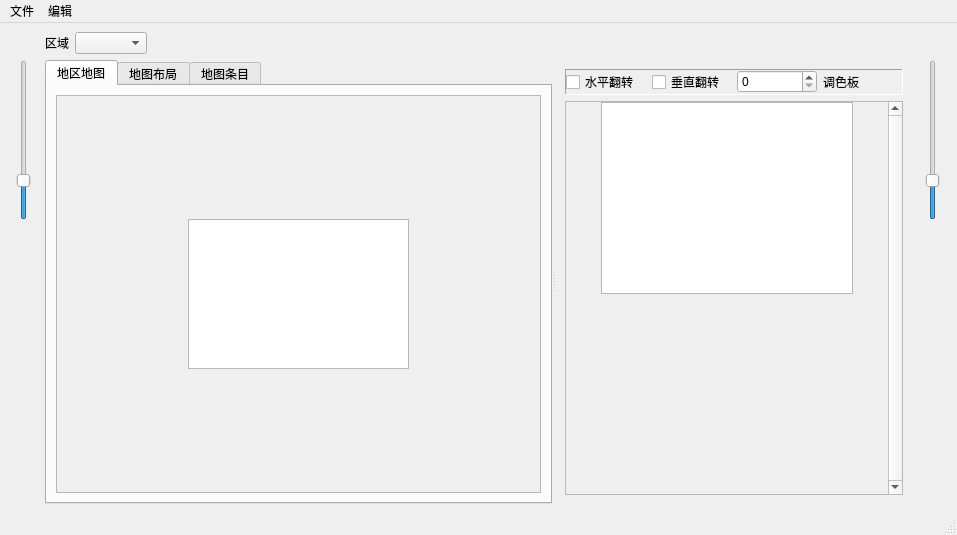
<?xml version="1.0" encoding="UTF-8"?>
<ui version="4.0">
 <class>RegionMapEditor</class>
 <widget class="QMainWindow" name="RegionMapEditor">
  <property name="geometry">
   <rect>
    <x>0</x>
    <y>0</y>
    <width>957</width>
    <height>535</height>
   </rect>
  </property>
  <property name="windowTitle">
   <string>地区地图编辑器</string>
  </property>
  <widget class="QWidget" name="centralWidget">
   <layout class="QGridLayout" name="gridLayout">
    <item row="0" column="1">
     <widget class="QFrame" name="frame_regionSelector">
      <property name="frameShape">
       <enum>QFrame::Shape::NoFrame</enum>
      </property>
      <property name="frameShadow">
       <enum>QFrame::Shadow::Plain</enum>
      </property>
      <layout class="QHBoxLayout" name="horizontalLayout">
       <property name="leftMargin">
        <number>0</number>
       </property>
       <property name="topMargin">
        <number>0</number>
       </property>
       <property name="rightMargin">
        <number>0</number>
       </property>
       <property name="bottomMargin">
        <number>0</number>
       </property>
       <item>
        <widget class="QLabel" name="label">
         <property name="text">
          <string>区域</string>
         </property>
        </widget>
       </item>
       <item>
        <widget class="QComboBox" name="comboBox_regionSelector">
         <property name="sizeAdjustPolicy">
          <enum>QComboBox::SizeAdjustPolicy::AdjustToContents</enum>
         </property>
        </widget>
       </item>
       <item>
        <spacer name="horizontalSpacer">
         <property name="orientation">
          <enum>Qt::Orientation::Horizontal</enum>
         </property>
         <property name="sizeHint" stdset="0">
          <size>
           <width>169</width>
           <height>20</height>
          </size>
         </property>
        </spacer>
       </item>
      </layout>
     </widget>
    </item>
    <item row="1" column="0">
     <layout class="QVBoxLayout" name="verticalLayout_2">
      <item>
       <widget class="QSlider" name="verticalSlider_Zoom_Map_Image">
        <property name="minimumSize">
         <size>
          <width>30</width>
          <height>50</height>
         </size>
        </property>
        <property name="maximumSize">
         <size>
          <width>30</width>
          <height>160</height>
         </size>
        </property>
        <property name="focusPolicy">
         <enum>Qt::FocusPolicy::StrongFocus</enum>
        </property>
        <property name="minimum">
         <number>10</number>
        </property>
        <property name="maximum">
         <number>100</number>
        </property>
        <property name="value">
         <number>30</number>
        </property>
        <property name="orientation">
         <enum>Qt::Orientation::Vertical</enum>
        </property>
        <property name="tickPosition">
         <enum>QSlider::TickPosition::NoTicks</enum>
        </property>
        <property name="tickInterval">
         <number>1</number>
        </property>
       </widget>
      </item>
      <item>
       <spacer name="verticalSpacer_2">
        <property name="orientation">
         <enum>Qt::Orientation::Vertical</enum>
        </property>
        <property name="sizeHint" stdset="0">
         <size>
          <width>20</width>
          <height>40</height>
         </size>
        </property>
       </spacer>
      </item>
     </layout>
    </item>
    <item row="1" column="1">
     <widget class="QSplitter" name="splitter">
      <property name="orientation">
       <enum>Qt::Orientation::Horizontal</enum>
      </property>
      <property name="childrenCollapsible">
       <bool>false</bool>
      </property>
      <widget class="QTabWidget" name="tabWidget_Region_Map">
       <property name="minimumSize">
        <size>
         <width>393</width>
         <height>251</height>
        </size>
       </property>
       <property name="currentIndex">
        <number>0</number>
       </property>
       <widget class="QWidget" name="tab_RM_BkgImg">
        <attribute name="title">
         <string>地区地图</string>
        </attribute>
        <layout class="QGridLayout" name="gridLayout_2">
         <item row="0" column="0">
          <widget class="QScrollArea" name="scrollArea_RM_BkgImg">
           <property name="sizePolicy">
            <sizepolicy hsizetype="Expanding" vsizetype="Expanding">
             <horstretch>1</horstretch>
             <verstretch>1</verstretch>
            </sizepolicy>
           </property>
           <property name="widgetResizable">
            <bool>true</bool>
           </property>
           <widget class="QWidget" name="scrollAreaWidgetContents_8">
            <property name="geometry">
             <rect>
              <x>0</x>
              <y>0</y>
              <width>466</width>
              <height>336</height>
             </rect>
            </property>
            <layout class="QGridLayout" name="gridLayout_18">
             <property name="leftMargin">
              <number>0</number>
             </property>
             <property name="topMargin">
              <number>0</number>
             </property>
             <property name="rightMargin">
              <number>0</number>
             </property>
             <property name="bottomMargin">
              <number>0</number>
             </property>
             <property name="spacing">
              <number>0</number>
             </property>
             <item row="1" column="2">
              <spacer name="horizontalSpacer_RMBI_East">
               <property name="orientation">
                <enum>Qt::Orientation::Horizontal</enum>
               </property>
               <property name="sizeHint" stdset="0">
                <size>
                 <width>166</width>
                 <height>16</height>
                </size>
               </property>
              </spacer>
             </item>
             <item row="1" column="1">
              <widget class="QGraphicsView" name="graphicsView_Region_Map_BkgImg">
               <property name="sizePolicy">
                <sizepolicy hsizetype="Expanding" vsizetype="Expanding">
                 <horstretch>0</horstretch>
                 <verstretch>0</verstretch>
                </sizepolicy>
               </property>
               <property name="mouseTracking">
                <bool>false</bool>
               </property>
               <property name="autoFillBackground">
                <bool>false</bool>
               </property>
               <property name="sizeAdjustPolicy">
                <enum>QAbstractScrollArea::SizeAdjustPolicy::AdjustIgnored</enum>
               </property>
               <property name="dragMode">
                <enum>QGraphicsView::DragMode::NoDrag</enum>
               </property>
              </widget>
             </item>
             <item row="0" column="1">
              <spacer name="verticalSpacer_RMBI_North">
               <property name="orientation">
                <enum>Qt::Orientation::Vertical</enum>
               </property>
               <property name="sizeHint" stdset="0">
                <size>
                 <width>16</width>
                 <height>166</height>
                </size>
               </property>
              </spacer>
             </item>
             <item row="2" column="1">
              <spacer name="verticalSpacer_RMBI_South">
               <property name="orientation">
                <enum>Qt::Orientation::Vertical</enum>
               </property>
               <property name="sizeHint" stdset="0">
                <size>
                 <width>16</width>
                 <height>166</height>
                </size>
               </property>
              </spacer>
             </item>
             <item row="1" column="0">
              <spacer name="horizontalSpacer_RMBI_West">
               <property name="orientation">
                <enum>Qt::Orientation::Horizontal</enum>
               </property>
               <property name="sizeHint" stdset="0">
                <size>
                 <width>166</width>
                 <height>16</height>
                </size>
               </property>
              </spacer>
             </item>
            </layout>
           </widget>
          </widget>
         </item>
        </layout>
       </widget>
       <widget class="QWidget" name="tab_RM_Layout">
        <attribute name="title">
         <string>地图布局</string>
        </attribute>
        <layout class="QGridLayout" name="gridLayout_3">
         <item row="0" column="0">
          <widget class="QScrollArea" name="scrollArea_RM_Layout">
           <property name="sizePolicy">
            <sizepolicy hsizetype="Expanding" vsizetype="Expanding">
             <horstretch>1</horstretch>
             <verstretch>0</verstretch>
            </sizepolicy>
           </property>
           <property name="widgetResizable">
            <bool>true</bool>
           </property>
           <widget class="QWidget" name="scrollAreaWidgetContents_9">
            <property name="geometry">
             <rect>
              <x>0</x>
              <y>0</y>
              <width>466</width>
              <height>336</height>
             </rect>
            </property>
            <layout class="QGridLayout" name="gridLayout_19">
             <property name="leftMargin">
              <number>0</number>
             </property>
             <property name="topMargin">
              <number>0</number>
             </property>
             <property name="rightMargin">
              <number>0</number>
             </property>
             <property name="bottomMargin">
              <number>0</number>
             </property>
             <property name="spacing">
              <number>0</number>
             </property>
             <item row="1" column="1">
              <widget class="QGraphicsView" name="graphicsView_Region_Map_Layout">
               <property name="sizePolicy">
                <sizepolicy hsizetype="Expanding" vsizetype="Expanding">
                 <horstretch>0</horstretch>
                 <verstretch>0</verstretch>
                </sizepolicy>
               </property>
               <property name="mouseTracking">
                <bool>false</bool>
               </property>
               <property name="autoFillBackground">
                <bool>false</bool>
               </property>
               <property name="sizeAdjustPolicy">
                <enum>QAbstractScrollArea::SizeAdjustPolicy::AdjustIgnored</enum>
               </property>
               <property name="dragMode">
                <enum>QGraphicsView::DragMode::NoDrag</enum>
               </property>
              </widget>
             </item>
             <item row="1" column="0">
              <spacer name="horizontalSpacer_RML_West">
               <property name="orientation">
                <enum>Qt::Orientation::Horizontal</enum>
               </property>
               <property name="sizeHint" stdset="0">
                <size>
                 <width>166</width>
                 <height>16</height>
                </size>
               </property>
              </spacer>
             </item>
             <item row="2" column="1">
              <spacer name="verticalSpacer_RML_South">
               <property name="orientation">
                <enum>Qt::Orientation::Vertical</enum>
               </property>
               <property name="sizeHint" stdset="0">
                <size>
                 <width>16</width>
                 <height>166</height>
                </size>
               </property>
              </spacer>
             </item>
             <item row="1" column="2">
              <spacer name="horizontalSpacer_RML_East">
               <property name="orientation">
                <enum>Qt::Orientation::Horizontal</enum>
               </property>
               <property name="sizeHint" stdset="0">
                <size>
                 <width>166</width>
                 <height>16</height>
                </size>
               </property>
              </spacer>
             </item>
             <item row="0" column="1">
              <spacer name="verticalSpacer_RML_North">
               <property name="orientation">
                <enum>Qt::Orientation::Vertical</enum>
               </property>
               <property name="sizeHint" stdset="0">
                <size>
                 <width>16</width>
                 <height>166</height>
                </size>
               </property>
              </spacer>
             </item>
            </layout>
           </widget>
          </widget>
         </item>
        </layout>
       </widget>
       <widget class="QWidget" name="tab_RM_Entries">
        <attribute name="title">
         <string>地图条目</string>
        </attribute>
        <layout class="QGridLayout" name="gridLayout_6">
         <item row="0" column="0">
          <widget class="QScrollArea" name="scrollArea_RM_Entries">
           <property name="sizePolicy">
            <sizepolicy hsizetype="Expanding" vsizetype="Expanding">
             <horstretch>1</horstretch>
             <verstretch>0</verstretch>
            </sizepolicy>
           </property>
           <property name="widgetResizable">
            <bool>true</bool>
           </property>
           <widget class="QWidget" name="scrollAreaWidgetContents_10">
            <property name="geometry">
             <rect>
              <x>0</x>
              <y>0</y>
              <width>466</width>
              <height>336</height>
             </rect>
            </property>
            <layout class="QGridLayout" name="gridLayout_24">
             <property name="leftMargin">
              <number>0</number>
             </property>
             <property name="topMargin">
              <number>0</number>
             </property>
             <property name="rightMargin">
              <number>0</number>
             </property>
             <property name="bottomMargin">
              <number>0</number>
             </property>
             <property name="spacing">
              <number>0</number>
             </property>
             <item row="1" column="1">
              <widget class="QGraphicsView" name="graphicsView_Region_Map_Entries">
               <property name="sizePolicy">
                <sizepolicy hsizetype="Expanding" vsizetype="Expanding">
                 <horstretch>0</horstretch>
                 <verstretch>0</verstretch>
                </sizepolicy>
               </property>
               <property name="mouseTracking">
                <bool>false</bool>
               </property>
               <property name="autoFillBackground">
                <bool>false</bool>
               </property>
               <property name="sizeAdjustPolicy">
                <enum>QAbstractScrollArea::SizeAdjustPolicy::AdjustIgnored</enum>
               </property>
               <property name="dragMode">
                <enum>QGraphicsView::DragMode::NoDrag</enum>
               </property>
              </widget>
             </item>
             <item row="1" column="0">
              <spacer name="horizontalSpacer_RME_West">
               <property name="orientation">
                <enum>Qt::Orientation::Horizontal</enum>
               </property>
               <property name="sizeHint" stdset="0">
                <size>
                 <width>166</width>
                 <height>16</height>
                </size>
               </property>
              </spacer>
             </item>
             <item row="2" column="1">
              <spacer name="verticalSpacer_RME_South">
               <property name="orientation">
                <enum>Qt::Orientation::Vertical</enum>
               </property>
               <property name="sizeHint" stdset="0">
                <size>
                 <width>16</width>
                 <height>166</height>
                </size>
               </property>
              </spacer>
             </item>
             <item row="1" column="2">
              <spacer name="horizontalSpacer_RME_East">
               <property name="orientation">
                <enum>Qt::Orientation::Horizontal</enum>
               </property>
               <property name="sizeHint" stdset="0">
                <size>
                 <width>166</width>
                 <height>16</height>
                </size>
               </property>
              </spacer>
             </item>
             <item row="0" column="1">
              <spacer name="verticalSpacer_RME_North">
               <property name="orientation">
                <enum>Qt::Orientation::Vertical</enum>
               </property>
               <property name="sizeHint" stdset="0">
                <size>
                 <width>16</width>
                 <height>166</height>
                </size>
               </property>
              </spacer>
             </item>
            </layout>
           </widget>
          </widget>
         </item>
        </layout>
       </widget>
      </widget>
      <widget class="QStackedWidget" name="stackedWidget_RM_Options">
       <property name="minimumSize">
        <size>
         <width>320</width>
         <height>200</height>
        </size>
       </property>
       <property name="currentIndex">
        <number>0</number>
       </property>
       <widget class="QWidget" name="page_RM_BkgImg_Options">
        <layout class="QGridLayout" name="gridLayout_5">
         <item row="1" column="0">
          <widget class="QScrollArea" name="scrollArea_RM_Metatiles">
           <property name="sizePolicy">
            <sizepolicy hsizetype="Preferred" vsizetype="Expanding">
             <horstretch>0</horstretch>
             <verstretch>0</verstretch>
            </sizepolicy>
           </property>
           <property name="minimumSize">
            <size>
             <width>162</width>
             <height>162</height>
            </size>
           </property>
           <property name="verticalScrollBarPolicy">
            <enum>Qt::ScrollBarPolicy::ScrollBarAlwaysOn</enum>
           </property>
           <property name="horizontalScrollBarPolicy">
            <enum>Qt::ScrollBarPolicy::ScrollBarAsNeeded</enum>
           </property>
           <property name="sizeAdjustPolicy">
            <enum>QAbstractScrollArea::SizeAdjustPolicy::AdjustIgnored</enum>
           </property>
           <property name="widgetResizable">
            <bool>true</bool>
           </property>
           <property name="alignment">
            <set>Qt::AlignmentFlag::AlignHCenter|Qt::AlignmentFlag::AlignTop</set>
           </property>
           <widget class="QWidget" name="scrollAreaWidgetContents_RM_Metatiles">
            <property name="enabled">
             <bool>true</bool>
            </property>
            <property name="geometry">
             <rect>
              <x>8</x>
              <y>0</y>
              <width>278</width>
              <height>327</height>
             </rect>
            </property>
            <property name="sizePolicy">
             <sizepolicy hsizetype="Preferred" vsizetype="Preferred">
              <horstretch>0</horstretch>
              <verstretch>0</verstretch>
             </sizepolicy>
            </property>
            <layout class="QGridLayout" name="gridLayout_21">
             <property name="sizeConstraint">
              <enum>QLayout::SizeConstraint::SetDefaultConstraint</enum>
             </property>
             <property name="leftMargin">
              <number>0</number>
             </property>
             <property name="topMargin">
              <number>0</number>
             </property>
             <property name="rightMargin">
              <number>0</number>
             </property>
             <property name="bottomMargin">
              <number>0</number>
             </property>
             <property name="spacing">
              <number>0</number>
             </property>
             <item row="1" column="1">
              <spacer name="verticalSpacer_RMM_South">
               <property name="orientation">
                <enum>Qt::Orientation::Vertical</enum>
               </property>
               <property name="sizeHint" stdset="0">
                <size>
                 <width>20</width>
                 <height>40</height>
                </size>
               </property>
              </spacer>
             </item>
             <item row="0" column="2">
              <spacer name="horizontalSpacer_RMM_East">
               <property name="orientation">
                <enum>Qt::Orientation::Horizontal</enum>
               </property>
               <property name="sizeHint" stdset="0">
                <size>
                 <width>40</width>
                 <height>20</height>
                </size>
               </property>
              </spacer>
             </item>
             <item row="0" column="1">
              <widget class="QGraphicsView" name="graphicsView_RegionMap_Tiles">
               <property name="enabled">
                <bool>true</bool>
               </property>
               <property name="sizePolicy">
                <sizepolicy hsizetype="Preferred" vsizetype="Preferred">
                 <horstretch>0</horstretch>
                 <verstretch>0</verstretch>
                </sizepolicy>
               </property>
               <property name="verticalScrollBarPolicy">
                <enum>Qt::ScrollBarPolicy::ScrollBarAlwaysOff</enum>
               </property>
               <property name="horizontalScrollBarPolicy">
                <enum>Qt::ScrollBarPolicy::ScrollBarAlwaysOff</enum>
               </property>
               <property name="sizeAdjustPolicy">
                <enum>QAbstractScrollArea::SizeAdjustPolicy::AdjustIgnored</enum>
               </property>
              </widget>
             </item>
             <item row="0" column="0">
              <spacer name="horizontalSpacer_RMM_West">
               <property name="orientation">
                <enum>Qt::Orientation::Horizontal</enum>
               </property>
               <property name="sizeHint" stdset="0">
                <size>
                 <width>40</width>
                 <height>20</height>
                </size>
               </property>
              </spacer>
             </item>
            </layout>
           </widget>
          </widget>
         </item>
         <item row="0" column="0">
          <widget class="QFrame" name="frame_tileOptions">
           <property name="frameShape">
            <enum>QFrame::Shape::Panel</enum>
           </property>
           <property name="frameShadow">
            <enum>QFrame::Shadow::Sunken</enum>
           </property>
           <layout class="QHBoxLayout" name="horizontalLayout_2">
            <property name="leftMargin">
             <number>0</number>
            </property>
            <property name="topMargin">
             <number>0</number>
            </property>
            <property name="rightMargin">
             <number>0</number>
            </property>
            <property name="bottomMargin">
             <number>0</number>
            </property>
            <item>
             <widget class="QCheckBox" name="checkBox_tileHFlip">
              <property name="text">
               <string>水平翻转</string>
              </property>
             </widget>
            </item>
            <item>
             <widget class="QCheckBox" name="checkBox_tileVFlip">
              <property name="text">
               <string>垂直翻转</string>
              </property>
             </widget>
            </item>
            <item>
             <widget class="NoScrollSpinBox" name="spinBox_tilePalette">
              <property name="maximum">
               <number>15</number>
              </property>
             </widget>
            </item>
            <item>
             <widget class="QLabel" name="label_10">
              <property name="text">
               <string>调色板</string>
              </property>
             </widget>
            </item>
           </layout>
          </widget>
         </item>
        </layout>
       </widget>
       <widget class="QWidget" name="page_RM_Layout_Options">
        <layout class="QGridLayout" name="gridLayout_4">
         <item row="0" column="0">
          <widget class="QFrame" name="frame_RM_Options">
           <property name="enabled">
            <bool>false</bool>
           </property>
           <property name="sizePolicy">
            <sizepolicy hsizetype="Expanding" vsizetype="Expanding">
             <horstretch>0</horstretch>
             <verstretch>0</verstretch>
            </sizepolicy>
           </property>
           <property name="minimumSize">
            <size>
             <width>300</width>
             <height>0</height>
            </size>
           </property>
           <property name="frameShape">
            <enum>QFrame::Shape::StyledPanel</enum>
           </property>
           <property name="frameShadow">
            <enum>QFrame::Shadow::Raised</enum>
           </property>
           <property name="lineWidth">
            <number>1</number>
           </property>
           <layout class="QVBoxLayout" name="verticalLayout">
            <item>
             <widget class="QWidget" name="widget" native="true">
              <layout class="QFormLayout" name="formLayout_3">
               <item row="0" column="0">
                <widget class="QLabel" name="label_8">
                 <property name="text">
                  <string>图层</string>
                 </property>
                </widget>
               </item>
               <item row="0" column="1">
                <widget class="QComboBox" name="comboBox_layoutLayer"/>
               </item>
              </layout>
             </widget>
            </item>
            <item>
             <spacer name="verticalSpacer_5">
              <property name="orientation">
               <enum>Qt::Orientation::Vertical</enum>
              </property>
              <property name="sizeHint" stdset="0">
               <size>
                <width>20</width>
                <height>40</height>
               </size>
              </property>
             </spacer>
            </item>
            <item>
             <layout class="QGridLayout" name="gridLayout_22">
              <property name="sizeConstraint">
               <enum>QLayout::SizeConstraint::SetNoConstraint</enum>
              </property>
              <item row="0" column="1">
               <widget class="NoScrollComboBox" name="comboBox_RM_ConnectedMap">
                <property name="sizePolicy">
                 <sizepolicy hsizetype="Expanding" vsizetype="Fixed">
                  <horstretch>0</horstretch>
                  <verstretch>0</verstretch>
                 </sizepolicy>
                </property>
                <property name="toolTip">
                 <string>&lt;html&gt;&lt;head/&gt;&lt;body&gt;&lt;p&gt;地图在地区地图上的所属区域。此设置也决定了玩家查看地区地图时显示的名称。&lt;/p&gt;&lt;/body&gt;&lt;/html&gt;</string>
                </property>
                <property name="editable">
                 <bool>false</bool>
                </property>
               </widget>
              </item>
              <item row="0" column="0">
               <widget class="QLabel" name="label_RM_MapSection">
                <property name="text">
                 <string>地图区域</string>
                </property>
               </widget>
              </item>
             </layout>
            </item>
            <item>
             <widget class="QPushButton" name="pushButton_RM_Options_delete">
              <property name="sizePolicy">
               <sizepolicy hsizetype="Minimum" vsizetype="Fixed">
                <horstretch>0</horstretch>
                <verstretch>0</verstretch>
               </sizepolicy>
              </property>
              <property name="text">
               <string>删除区域</string>
              </property>
             </widget>
            </item>
            <item>
             <spacer name="verticalSpacer">
              <property name="orientation">
               <enum>Qt::Orientation::Vertical</enum>
              </property>
              <property name="sizeHint" stdset="0">
               <size>
                <width>20</width>
                <height>40</height>
               </size>
              </property>
             </spacer>
            </item>
            <item>
             <layout class="QGridLayout" name="gridLayout_8">
              <item row="1" column="1">
               <widget class="NoScrollSpinBox" name="spinBox_RM_LayoutHeight"/>
              </item>
              <item row="0" column="1">
               <widget class="NoScrollSpinBox" name="spinBox_RM_LayoutWidth"/>
              </item>
              <item row="1" column="0">
               <widget class="QLabel" name="label_7">
                <property name="text">
                 <string>布局高度</string>
                </property>
               </widget>
              </item>
              <item row="0" column="0">
               <widget class="QLabel" name="label_6">
                <property name="text">
                 <string>布局宽度</string>
                </property>
               </widget>
              </item>
             </layout>
            </item>
           </layout>
          </widget>
         </item>
        </layout>
       </widget>
       <widget class="QWidget" name="page_RM_Entries">
        <layout class="QGridLayout" name="gridLayout_7">
         <item row="0" column="0">
          <widget class="QFrame" name="frame_RM_Entries">
           <property name="enabled">
            <bool>true</bool>
           </property>
           <property name="sizePolicy">
            <sizepolicy hsizetype="Expanding" vsizetype="Expanding">
             <horstretch>0</horstretch>
             <verstretch>0</verstretch>
            </sizepolicy>
           </property>
           <property name="minimumSize">
            <size>
             <width>300</width>
             <height>0</height>
            </size>
           </property>
           <property name="frameShape">
            <enum>QFrame::Shape::StyledPanel</enum>
           </property>
           <property name="frameShadow">
            <enum>QFrame::Shadow::Raised</enum>
           </property>
           <property name="lineWidth">
            <number>1</number>
           </property>
           <layout class="QVBoxLayout" name="verticalLayout_5">
            <item>
             <layout class="QGridLayout" name="gridLayout_23">
              <property name="sizeConstraint">
               <enum>QLayout::SizeConstraint::SetNoConstraint</enum>
              </property>
              <item row="2" column="1">
               <widget class="QFrame" name="frame_2">
                <property name="frameShape">
                 <enum>QFrame::Shape::StyledPanel</enum>
                </property>
                <property name="frameShadow">
                 <enum>QFrame::Shadow::Raised</enum>
                </property>
                <layout class="QFormLayout" name="formLayout">
                 <item row="0" column="0">
                  <widget class="QLabel" name="label_4">
                   <property name="text">
                    <string>宽度</string>
                   </property>
                  </widget>
                 </item>
                 <item row="0" column="1">
                  <widget class="NoScrollSpinBox" name="spinBox_RM_Entry_width"/>
                 </item>
                 <item row="2" column="1">
                  <widget class="NoScrollSpinBox" name="spinBox_RM_Entry_height"/>
                 </item>
                 <item row="2" column="0">
                  <widget class="QLabel" name="label_5">
                   <property name="text">
                    <string>高度</string>
                   </property>
                  </widget>
                 </item>
                </layout>
               </widget>
              </item>
              <item row="0" column="1">
               <widget class="NoScrollComboBox" name="comboBox_RM_Entry_MapSection">
                <property name="enabled">
                 <bool>true</bool>
                </property>
                <property name="sizePolicy">
                 <sizepolicy hsizetype="Expanding" vsizetype="Fixed">
                  <horstretch>0</horstretch>
                  <verstretch>0</verstretch>
                 </sizepolicy>
                </property>
                <property name="toolTip">
                 <string>&lt;html&gt;&lt;head/&gt;&lt;body&gt;&lt;p&gt;地图在地区地图上的所属区域。此设置也决定了玩家查看地区地图时显示的名称。&lt;/p&gt;&lt;/body&gt;&lt;/html&gt;</string>
                </property>
                <property name="editable">
                 <bool>false</bool>
                </property>
               </widget>
              </item>
              <item row="2" column="0">
               <widget class="QLabel" name="label_Dimensions">
                <property name="text">
                 <string>尺寸</string>
                </property>
               </widget>
              </item>
              <item row="1" column="1">
               <widget class="QFrame" name="frame">
                <property name="frameShape">
                 <enum>QFrame::Shape::StyledPanel</enum>
                </property>
                <property name="frameShadow">
                 <enum>QFrame::Shadow::Raised</enum>
                </property>
                <layout class="QFormLayout" name="formLayout_2">
                 <item row="0" column="0">
                  <widget class="QLabel" name="label_2">
                   <property name="text">
                    <string>x</string>
                   </property>
                  </widget>
                 </item>
                 <item row="0" column="1">
                  <widget class="NoScrollSpinBox" name="spinBox_RM_Entry_x"/>
                 </item>
                 <item row="2" column="1">
                  <widget class="NoScrollSpinBox" name="spinBox_RM_Entry_y"/>
                 </item>
                 <item row="2" column="0">
                  <widget class="QLabel" name="label_3">
                   <property name="text">
                    <string>y</string>
                   </property>
                  </widget>
                 </item>
                </layout>
               </widget>
              </item>
              <item row="1" column="0">
               <widget class="QLabel" name="label_RM_Location">
                <property name="text">
                 <string>位置</string>
                </property>
               </widget>
              </item>
              <item row="0" column="0">
               <widget class="QLabel" name="label_RM_Entry_MapSection">
                <property name="text">
                 <string>地图区域</string>
                </property>
               </widget>
              </item>
             </layout>
            </item>
            <item>
             <widget class="QPushButton" name="pushButton_entryActivate">
              <property name="text">
               <string>添加</string>
              </property>
             </widget>
            </item>
            <item>
             <spacer name="verticalSpacer_4">
              <property name="orientation">
               <enum>Qt::Orientation::Vertical</enum>
              </property>
              <property name="sizeHint" stdset="0">
               <size>
                <width>20</width>
                <height>40</height>
               </size>
              </property>
             </spacer>
            </item>
           </layout>
          </widget>
         </item>
        </layout>
       </widget>
      </widget>
     </widget>
    </item>
    <item row="1" column="2">
     <layout class="QVBoxLayout" name="verticalLayout_4">
      <item>
       <widget class="QSlider" name="verticalSlider_Zoom_Image_Tiles">
        <property name="minimumSize">
         <size>
          <width>30</width>
          <height>50</height>
         </size>
        </property>
        <property name="maximumSize">
         <size>
          <width>30</width>
          <height>160</height>
         </size>
        </property>
        <property name="focusPolicy">
         <enum>Qt::FocusPolicy::StrongFocus</enum>
        </property>
        <property name="minimum">
         <number>10</number>
        </property>
        <property name="maximum">
         <number>100</number>
        </property>
        <property name="value">
         <number>30</number>
        </property>
        <property name="orientation">
         <enum>Qt::Orientation::Vertical</enum>
        </property>
        <property name="tickPosition">
         <enum>QSlider::TickPosition::NoTicks</enum>
        </property>
        <property name="tickInterval">
         <number>1</number>
        </property>
       </widget>
      </item>
      <item>
       <spacer name="verticalSpacer_3">
        <property name="orientation">
         <enum>Qt::Orientation::Vertical</enum>
        </property>
        <property name="sizeHint" stdset="0">
         <size>
          <width>20</width>
          <height>40</height>
         </size>
        </property>
       </spacer>
      </item>
     </layout>
    </item>
   </layout>
  </widget>
  <widget class="QMenuBar" name="menubar">
   <property name="geometry">
    <rect>
     <x>0</x>
     <y>0</y>
     <width>957</width>
     <height>37</height>
    </rect>
   </property>
   <widget class="QMenu" name="menuFile">
    <property name="title">
     <string>文件</string>
    </property>
    <addaction name="action_RegionMap_Save"/>
    <addaction name="actionSave_All"/>
    <addaction name="separator"/>
    <addaction name="action_Configure"/>
   </widget>
   <widget class="QMenu" name="menuEdit">
    <property name="title">
     <string>编辑</string>
    </property>
    <addaction name="action_RegionMap_Resize"/>
    <addaction name="action_Swap"/>
    <addaction name="action_Replace"/>
    <addaction name="separator"/>
    <addaction name="action_RegionMap_ClearImage"/>
    <addaction name="action_RegionMap_ClearLayout"/>
    <addaction name="action_RegionMap_ClearEntries"/>
   </widget>
   <addaction name="menuFile"/>
   <addaction name="menuEdit"/>
  </widget>
  <widget class="QStatusBar" name="statusbar"/>
  <action name="action_RegionMap_Save">
   <property name="text">
    <string>保存</string>
   </property>
   <property name="shortcut">
    <string>Ctrl+S</string>
   </property>
  </action>
  <action name="action_RegionMap_Resize">
   <property name="text">
    <string>调整 Tilemap 尺寸</string>
   </property>
   <property name="shortcut">
    <string>Ctrl+R</string>
   </property>
  </action>
  <action name="action_RegionMap_Generate">
   <property name="text">
    <string>生成...</string>
   </property>
  </action>
  <action name="action_Swap">
   <property name="text">
    <string>交换布局区域...</string>
   </property>
  </action>
  <action name="action_RegionMap_ClearImage">
   <property name="text">
    <string>清除背景图像</string>
   </property>
  </action>
  <action name="action_RegionMap_ClearLayout">
   <property name="text">
    <string>清除地图布局</string>
   </property>
  </action>
  <action name="action_Import_RegionMap_ImageTiles">
   <property name="text">
    <string>导入地区地图图像图块...</string>
   </property>
  </action>
  <action name="action_Import_CityMap_ImageTiles">
   <property name="text">
    <string>导入城市地图图像图块...</string>
   </property>
  </action>
  <action name="actionSave_All">
   <property name="text">
    <string>保存全部</string>
   </property>
  </action>
  <action name="action_RegionMap_ClearEntries">
   <property name="text">
    <string>清除地图条目</string>
   </property>
  </action>
  <action name="action_Configure">
   <property name="text">
    <string>更新配置...</string>
   </property>
  </action>
  <action name="action_Replace">
   <property name="text">
    <string>替换布局区域...</string>
   </property>
  </action>
 </widget>
 <customwidgets>
  <customwidget>
   <class>NoScrollComboBox</class>
   <extends>QComboBox</extends>
   <header>noscrollcombobox.h</header>
  </customwidget>
  <customwidget>
   <class>NoScrollSpinBox</class>
   <extends>QSpinBox</extends>
   <header>noscrollspinbox.h</header>
  </customwidget>
 </customwidgets>
 <resources/>
 <connections/>
</ui>
